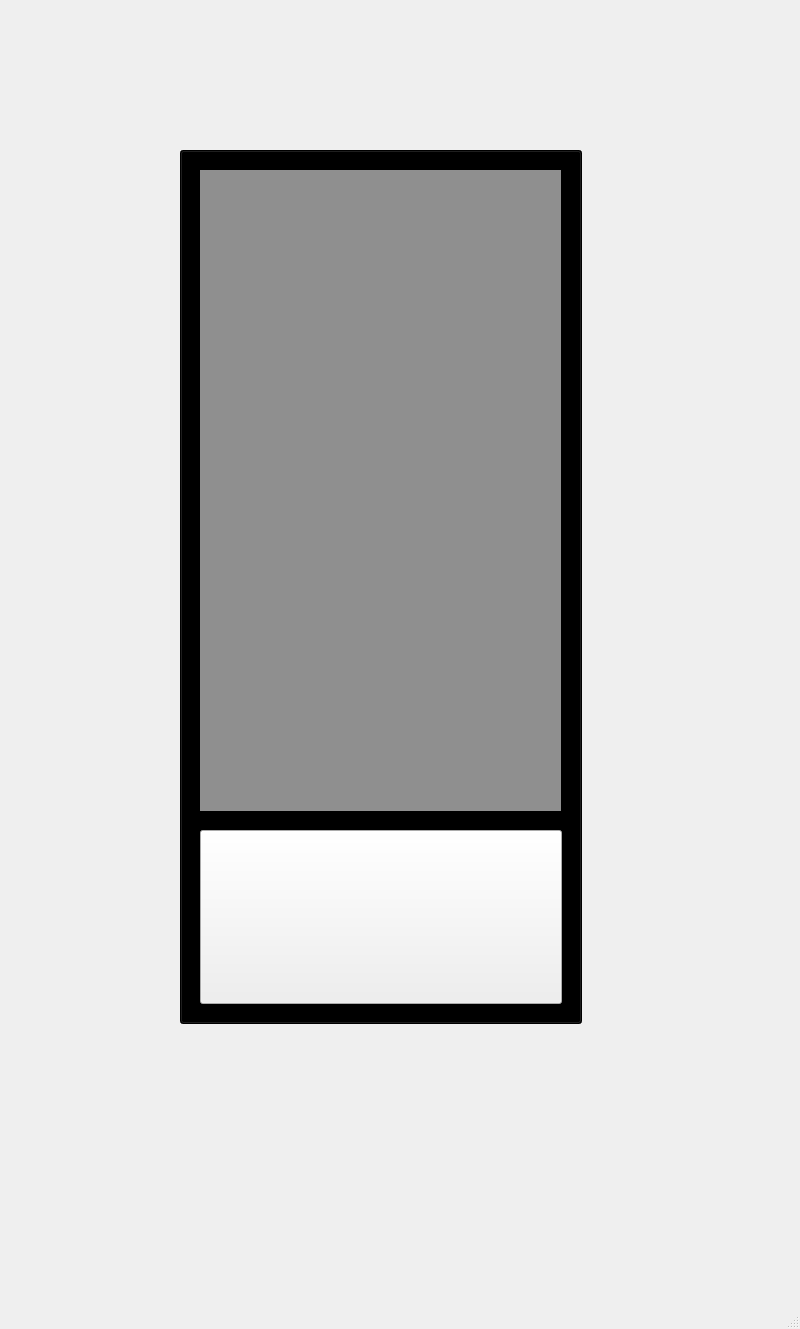
<?xml version="1.0" encoding="UTF-8"?>
<ui version="4.0">
 <class>MainWindow</class>
 <widget class="QMainWindow" name="MainWindow">
  <property name="geometry">
   <rect>
    <x>0</x>
    <y>0</y>
    <width>800</width>
    <height>1329</height>
   </rect>
  </property>
  <property name="windowTitle">
   <string>MainWindow</string>
  </property>
  <widget class="QWidget" name="centralwidget">
   <widget class="QPushButton" name="camera_screen">
    <property name="enabled">
     <bool>false</bool>
    </property>
    <property name="geometry">
     <rect>
      <x>180</x>
      <y>150</y>
      <width>402</width>
      <height>874</height>
     </rect>
    </property>
    <property name="styleSheet">
     <string notr="true">background-color: rgb(0, 0, 0);</string>
    </property>
    <property name="text">
     <string/>
    </property>
   </widget>
   <widget class="QPushButton" name="shot_but">
    <property name="enabled">
     <bool>true</bool>
    </property>
    <property name="geometry">
     <rect>
      <x>200</x>
      <y>830</y>
      <width>362</width>
      <height>174</height>
     </rect>
    </property>
    <property name="styleSheet">
     <string notr="true">border-image: url(:/image/image_file/shot_but.png);</string>
    </property>
    <property name="text">
     <string/>
    </property>
   </widget>
   <widget class="QLabel" name="imageLabel">
    <property name="geometry">
     <rect>
      <x>200</x>
      <y>170</y>
      <width>361</width>
      <height>641</height>
     </rect>
    </property>
    <property name="styleSheet">
     <string notr="true">background-color: rgb(143, 143, 143);</string>
    </property>
    <property name="text">
     <string/>
    </property>
    <property name="scaledContents">
     <bool>true</bool>
    </property>
   </widget>
  </widget>
  <widget class="QMenuBar" name="menubar">
   <property name="geometry">
    <rect>
     <x>0</x>
     <y>0</y>
     <width>800</width>
     <height>22</height>
    </rect>
   </property>
  </widget>
  <widget class="QStatusBar" name="statusbar"/>
 </widget>
 <resources>
  <include location="resouce.qrc"/>
 </resources>
 <connections/>
</ui>
